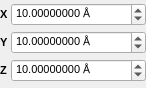
<?xml version="1.0" encoding="UTF-8"?>
<ui version="4.0">
 <class>GridsOriginPopup</class>
 <widget class="QWidget" name="GridsOriginPopup">
  <property name="geometry">
   <rect>
    <x>0</x>
    <y>0</y>
    <width>146</width>
    <height>88</height>
   </rect>
  </property>
  <property name="sizePolicy">
   <sizepolicy hsizetype="Minimum" vsizetype="Minimum">
    <horstretch>0</horstretch>
    <verstretch>0</verstretch>
   </sizepolicy>
  </property>
  <property name="font">
   <font>
    <pointsize>8</pointsize>
   </font>
  </property>
  <property name="windowTitle">
   <string>Grids Origin Popup</string>
  </property>
  <layout class="QGridLayout" name="gridLayout">
   <property name="margin">
    <number>0</number>
   </property>
   <property name="spacing">
    <number>2</number>
   </property>
   <item row="0" column="0">
    <widget class="QLabel" name="label">
     <property name="sizePolicy">
      <sizepolicy hsizetype="Minimum" vsizetype="Preferred">
       <horstretch>0</horstretch>
       <verstretch>0</verstretch>
      </sizepolicy>
     </property>
     <property name="font">
      <font>
       <weight>75</weight>
       <bold>true</bold>
      </font>
     </property>
     <property name="text">
      <string>X</string>
     </property>
    </widget>
   </item>
   <item row="0" column="1">
    <widget class="TExponentialSpin" name="XSpin">
     <property name="sizePolicy">
      <sizepolicy hsizetype="Expanding" vsizetype="Fixed">
       <horstretch>0</horstretch>
       <verstretch>0</verstretch>
      </sizepolicy>
     </property>
     <property name="suffix">
      <string> Å</string>
     </property>
     <property name="decimals">
      <number>8</number>
     </property>
     <property name="maximum">
      <double>10000.000000000000000</double>
     </property>
     <property name="value">
      <double>10.000000000000000</double>
     </property>
    </widget>
   </item>
   <item row="1" column="0">
    <widget class="QLabel" name="label_2">
     <property name="sizePolicy">
      <sizepolicy hsizetype="Minimum" vsizetype="Preferred">
       <horstretch>0</horstretch>
       <verstretch>0</verstretch>
      </sizepolicy>
     </property>
     <property name="font">
      <font>
       <weight>75</weight>
       <bold>true</bold>
      </font>
     </property>
     <property name="text">
      <string>Y</string>
     </property>
    </widget>
   </item>
   <item row="1" column="1">
    <widget class="TExponentialSpin" name="YSpin">
     <property name="sizePolicy">
      <sizepolicy hsizetype="Expanding" vsizetype="Fixed">
       <horstretch>0</horstretch>
       <verstretch>0</verstretch>
      </sizepolicy>
     </property>
     <property name="suffix">
      <string> Å</string>
     </property>
     <property name="decimals">
      <number>8</number>
     </property>
     <property name="maximum">
      <double>10000.000000000000000</double>
     </property>
     <property name="value">
      <double>10.000000000000000</double>
     </property>
    </widget>
   </item>
   <item row="2" column="0">
    <widget class="QLabel" name="label_3">
     <property name="sizePolicy">
      <sizepolicy hsizetype="Minimum" vsizetype="Preferred">
       <horstretch>0</horstretch>
       <verstretch>0</verstretch>
      </sizepolicy>
     </property>
     <property name="font">
      <font>
       <weight>75</weight>
       <bold>true</bold>
      </font>
     </property>
     <property name="text">
      <string>Z</string>
     </property>
    </widget>
   </item>
   <item row="2" column="1">
    <widget class="TExponentialSpin" name="ZSpin">
     <property name="sizePolicy">
      <sizepolicy hsizetype="Expanding" vsizetype="Fixed">
       <horstretch>0</horstretch>
       <verstretch>0</verstretch>
      </sizepolicy>
     </property>
     <property name="suffix">
      <string> Å</string>
     </property>
     <property name="decimals">
      <number>8</number>
     </property>
     <property name="maximum">
      <double>10000.000000000000000</double>
     </property>
     <property name="value">
      <double>10.000000000000000</double>
     </property>
    </widget>
   </item>
  </layout>
 </widget>
 <customwidgets>
  <customwidget>
   <class>TExponentialSpin</class>
   <extends>QDoubleSpinBox</extends>
   <header>gui/texponentialspin.hui</header>
  </customwidget>
 </customwidgets>
 <resources>
  <include location="icons.qrc"/>
 </resources>
 <connections/>
</ui>
